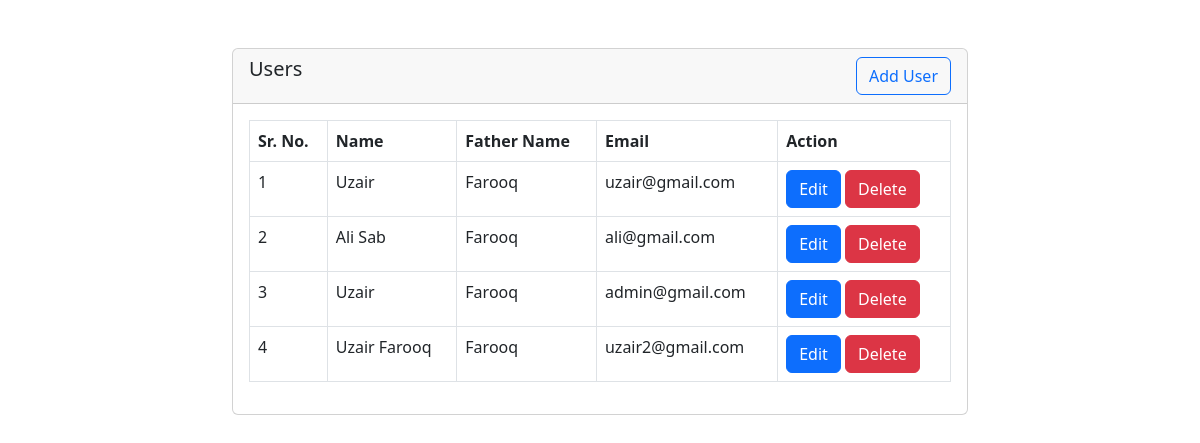
The page / on the database its author committed.
### tables this page shows
CREATE TABLE `users` (
  `id` int(11) NOT NULL,
  `name` varchar(255) NOT NULL,
  `father_name` varchar(255) NOT NULL,
  `email` varchar(255) NOT NULL
);

### index.php (the view, shortened to what this page needs)
<?php require_once('./database/connection.php'); ?>
<?php
$sql = "SELECT * FROM `users`";
$result = $conn->query($sql);
$users = $result->fetch_all(MYSQLI_ASSOC);
?>
<!DOCTYPE html>
<html lang="en">
<head>
    <link href="https://cdn.jsdelivr.net/npm/bootstrap@5.3.0-alpha3/dist/css/bootstrap.min.css" rel="stylesheet">
</head>
<body>
    <div class="container">
        <div class="row mt-5">
            <div class="col-md-8 mx-auto">
                <div class="card">
                    <div class="card-header">
                        <div class="row">
                            <div class="col">
                                <h5>Users</h5>
                            </div>
                            <div class="col text-end">
                                <a href="./add-user.php" class="btn btn-outline-primary">Add User</a>
                            </div>
                        </div>
                    </div>
                    <div class="card-body">
                        <?php
                        if ($result->num_rows > 0) {
                            $sr = 1; ?>
                            <table class="table table-bordered">
                                <thead>
                                    <tr>
                                        <th>Sr. No.</th>
                                        <th>Name</th>
                                        <th>Father Name</th>
                                        <th>Email</th>
                                        <th>Action</th>
                                    </tr>
                                </thead>
                                <tbody>
                                    <?php
                                    foreach ($users as $user) { ?>
                                        <tr>
                                            <td><?php echo $sr++; ?></td>
                                            <td><?php echo $user['name']; ?></td>
                                            <td><?php echo $user['father_name']; ?></td>
                                            <td><?php echo $user['email']; ?></td>
                                            <td>
                                                <a href="./edit-user.php?id=<?php echo $user['id']; ?>" class="btn btn-primary">Edit</a>
                                                <a href="./delete-user.php?id=<?php echo $user['id']; ?>" class="btn btn-danger">Delete</a>
                                            </td>
                                        </tr>
                                    <?php
                                    }
                                    ?>
                                </tbody>
                            </table>
                        <?php
                        } else { ?>
                            <div class="alert alert-danger">No record found!</div>
                        <?php
                        }
                        ?>
                    </div>
                </div>
            </div>
        </div>
    </div>
</body>
</html>

### rows shown on the page
users: name "Uzair", father_name "Farooq", email "uzair@gmail.com"
users: name "Ali Sab", father_name "Farooq", email "ali@gmail.com"
users: name "Uzair", father_name "Farooq", email "admin@gmail.com"
users: name "Uzair Farooq", father_name "Farooq", email "uzair2@gmail.com"
